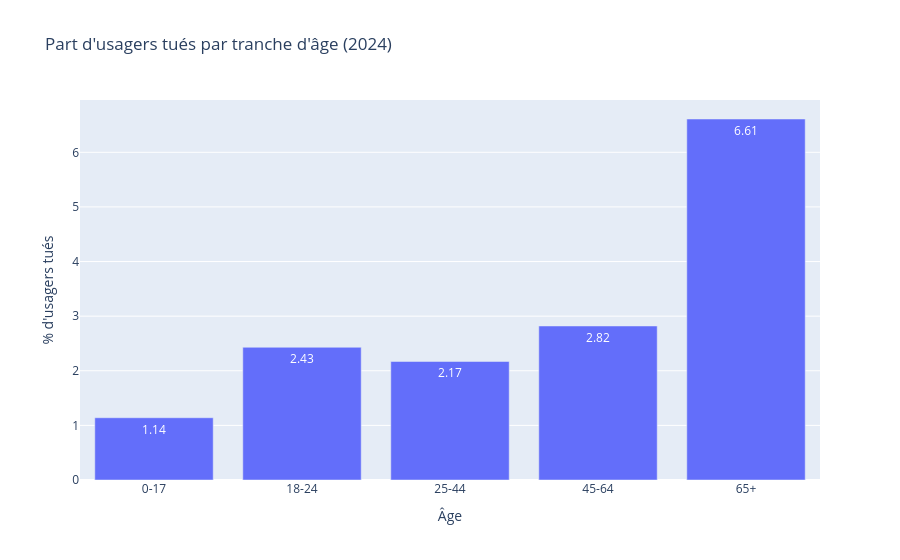

The code cell stored with this chart in its notebook:
### Code cell
par_age = sql("""
    SELECT
        CASE
            WHEN age < 18 THEN '0-17'
            WHEN age < 25 THEN '18-24'
            WHEN age < 45 THEN '25-44'
            WHEN age < 65 THEN '45-64'
            ELSE '65+'
        END AS tranche_age,
        COUNT(*) AS nb_usagers,
        SUM(CASE WHEN gravite = 'Tué' THEN 1 ELSE 0 END) AS nb_tues,
        ROUND(100.0 * SUM(CASE WHEN gravite = 'Tué' THEN 1 ELSE 0 END) / COUNT(*), 2) AS pct_tues
    FROM usagers
    WHERE age IS NOT NULL
    GROUP BY tranche_age
    ORDER BY tranche_age
""")

fig = px.bar(
    par_age, x="tranche_age", y="pct_tues",
    text="pct_tues",   # affiche la valeur au-dessus de chaque barre
    title="Part d'usagers tués par tranche d'âge (2024)",
    labels={"tranche_age": "Âge", "pct_tues": "% d'usagers tués"},
)
fig.show()

### Figure 1 — Plotly figure (JSON) as saved in the notebook; plotly's stock layout.template omitted (floating-point values rounded to 4 significant figures)
{"data": [{"hovertemplate": "Âge=%{x}<br>% d'usagers tués=%{text}<extra></extra>", "legendgroup": "", "marker": {"color": "#636efa", "pattern": {"shape": ""}}, "name": "", "orientation": "v", "showlegend": false, "text": [1.14, 2.43, 2.17, 2.82, 6.61], "textposition": "auto", "type": "bar", "x": ["0-17", "18-24", "25-44", "45-64", "65+"], "xaxis": "x", "y": [1.14, 2.43, 2.17, 2.82, 6.61], "yaxis": "y"}], "layout": {"barmode": "relative", "legend": {"tracegroupgap": 0}, "title": {"text": "Part d'usagers tués par tranche d'âge (2024)"}, "xaxis": {"anchor": "y", "domain": [0, 1], "title": {"text": "Âge"}}, "yaxis": {"anchor": "x", "domain": [0, 1], "title": {"text": "% d'usagers tués"}}}}
